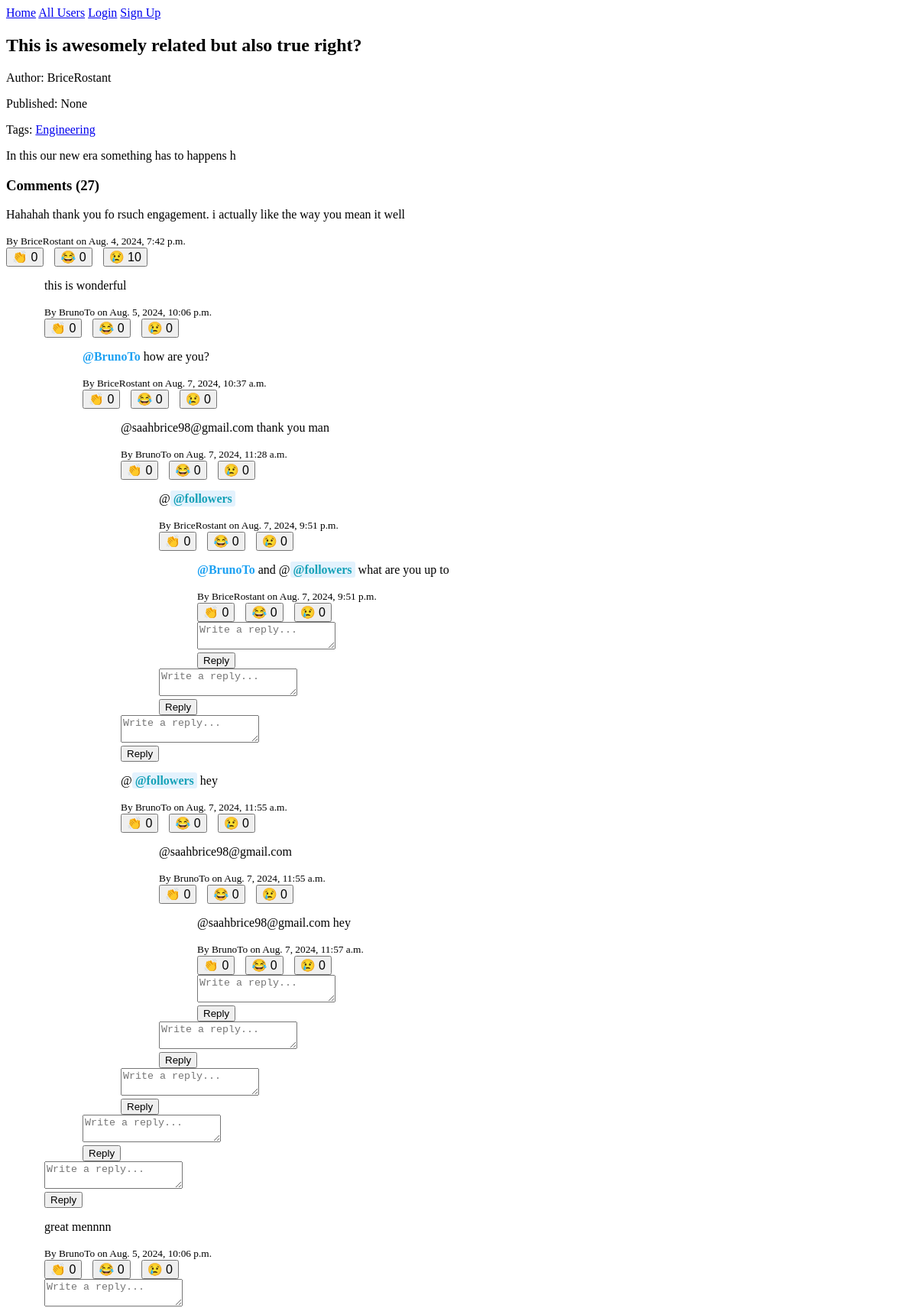
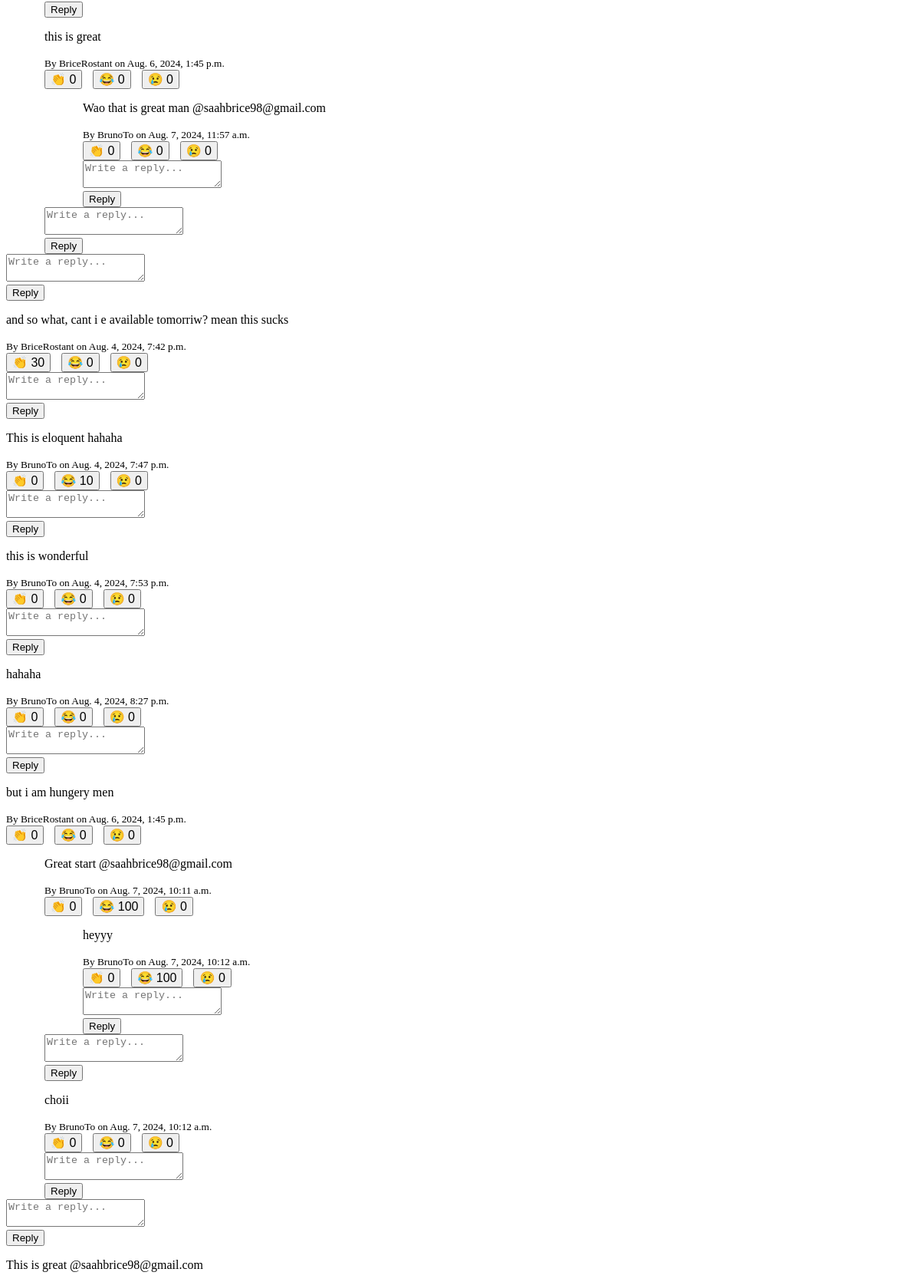
/articles/1/ (upper part), run on the app's committed database (2 pictures, top to bottom).
### articles/models.py (models this page shows, shortened)
class Article(models.Model):
    title = models.CharField(max_length=200)
    content = models.TextField()
    author = models.ForeignKey(settings.AUTH_USER_MODEL, on_delete=models.CASCADE)
    created_at = models.DateTimeField(auto_now_add=True)
    updated_at = models.DateTimeField(auto_now=True)
    published_at = models.DateTimeField(null=True, blank=True)
    status = models.CharField(max_length=10, choices=[('draft', 'Draft'), ('published', 'Published')], default='draft')
    language = models.CharField(max_length=2, choices=[('EN', 'English'), ('FR', 'French')])
    tags = TaggableManager()
    bookmarks = models.ManyToManyField(settings.AUTH_USER_MODEL, related_name='bookmarked_articles', blank=True)
    def get_content_as_html(self):
        try:
            content_json = json.loads(self.content)
            html = ""
            for block in content_json['blocks']:
                if block['type'] == 'header':
                    html += f"<h{block['data']['level']}>{block['data']['text']}</h{block['data']['level']}>"
                elif block['type'] == 'paragraph':
                    html += f"<p>{block['data']['text']}</p>"
                elif block['type'] == 'list':
                    list_type = 'ol' if block['data']['style'] == 'ordered' else 'ul'
                    html += f"<{list_type}>"
                    for item in block['data']['items']:
                        html += f"<li>{item}</li>"
                    html += f"</{list_type}>"
            return html
        except json.JSONDecodeError:
            return self.content
    @property
    def comment_count(self):
        return self.comments.count()

class Comment(models.Model):
    article = models.ForeignKey(Article, on_delete=models.CASCADE, related_name='comments')
    author = models.ForeignKey(settings.AUTH_USER_MODEL, on_delete=models.CASCADE)
    content = models.TextField()
    created_at = models.DateTimeField(auto_now_add=True)
    parent = models.ForeignKey('self', null=True, blank=True, on_delete=models.CASCADE, related_name='replies')
    mentioned_users = models.ManyToManyField(settings.AUTH_USER_MODEL, through='Mention', related_name='mentioned_in')
    @property
    def clap_count(self):
        return self.reactions.filter(reaction_type='clap').aggregate(total=models.Sum('count'))['total'] or 0
    @property
    def laugh_count(self):
        return self.reactions.filter(reaction_type='laugh').aggregate(total=models.Sum('count'))['total'] or 0
    @property
    def sad_count(self):
        return self.reactions.filter(reaction_type='sad').aggregate(total=models.Sum('count'))['total'] or 0

### users/models.py (models this page shows, shortened)
class User(AbstractUser):
    bio = models.TextField(max_length=500, blank=True)
    profile_picture = models.ImageField(upload_to='profile_pics/', blank=True, null=True)
    date_joined = models.DateTimeField(auto_now_add=True)
    location = models.CharField(max_length=100, blank=True)
    website = models.URLField(max_length=200, blank=True)
    following = models.ManyToManyField('self', symmetrical=False, related_name='followers')
    blocked_users = models.ManyToManyField('self', symmetrical=False, related_name='blocked_by')
    is_verified = models.BooleanField(default=False)
    is_premium = models.BooleanField(default=False)
    @property
    def is_writer(self):
        article_count = self.article_set.count()
        follower_count = self.followers.count()
        if article_count >= 12 and follower_count >= 5:
            total_reactions = sum(
                article.reactions.aggregate(total=Sum('count'))['total'] or 0
                for article in self.article_set.all()
            )
            return total_reactions >= 1000
        return False

### articles/views.py (the view, shortened to what this page needs)
# urls.py: path('<int:pk>/', ArticleDetailView.as_view(), name='article_detail'),
class ArticleDetailView(DetailView):
    model = Article
    template_name = 'articles/article_detail.html'
    context_object_name = 'article'
    def get_context_data(self, **kwargs):
        context = super().get_context_data(**kwargs)
        return context

### articles/templatetags/article_tags.py (called while the page is built)
@register.filter
def get_comment_reaction_count(Comment, reaction_type):
    return getattr(Comment, f"{reaction_type}_count")

@register.filter
def split(value, key):
    return value.split(key)

### articles/templatetags/comment_tags.py (called while the page is built)
@register.filter
def render_mentions(value):
    mention_pattern = r'@(\w+)'
    def replace_mention(match):
        username = match.group(1)
        if username == 'followers':
            return '<span class="mention-followers">@followers</span>'
        user = User.objects.filter(username=username).first()
        if user:
            url = reverse('user_profile', kwargs={'username': username})
            return f'<a href="{url}" class="mention-user">@{username}</a>'
        return f'@{username}'
    return mark_safe(re.sub(mention_pattern, replace_mention, value))

### templates/articles/article_detail.html (shortened to what this page needs)
{% extends "base.html" %}
{% load static %}
{% load article_tags %}
{% load comment_tags %}
{% block extra_css %}
<link rel="stylesheet" href="{% static 'css/reaction.css' %}">
<link rel="stylesheet" href="{% static 'css/tribute.css' %}">
<link rel="stylesheet" href="{% static 'css/mentions.css' %}">
{% endblock %}
{% block content %}
<h2>{{ article.title }}</h2>
<p>Author: {{ article.author.username }}
    </p>
<p>Published: {{ article.published_at }}</p>
<p>Tags: {% for tag in article.tags.all %}
    <a href="{% url 'article_by_tag' tag.slug %}">{{ tag.name }}</a>{% if not forloop.last %}, {% endif %}
{% endfor %}</p>
<div>{{ article.get_content_as_html|safe }}</div>
<h3>Comments (<span id="comment-count">{{ article.comment_count }}</span>)</h3>
<div id="comments-section">
{% for comment in article.comments.all %}
    {% if not comment.parent %}
        {% include "articles/comment.html" with comment=comment %}
    {% endif %}
{% empty %}
    <p>No comments yet.</p>
{% endfor %}
</div>
{% endblock %}

### templates/articles/comment.html (shortened to what this page needs)
{% load comment_tags %}
{% load article_tags %}
<div class="comment" id="comment-{{ comment.id }}">
    <p>{{ comment.content|render_mentions }}</p>
    <small>By {{ comment.author.username }} on {{ comment.created_at }}</small>
    <div class="comment-reactions" data-comment-id="{{ comment.id }}">
        {% for reaction_type in "clap,laugh,sad"|split:"," %}
            <div class="comment-reaction-container">
                <button class="comment-reaction" data-type="{{ reaction_type }}" data-comment-id="{{ comment.id }}">
                    {% if reaction_type == "clap" %}👏
                    {% elif reaction_type == "laugh" %}😂
                    {% elif reaction_type == "sad" %}😢
                    {% endif %}
                    <span class="{{ reaction_type }}-count">{{ comment|get_comment_reaction_count:reaction_type }}</span>
                </button>
            </div>
        {% endfor %}
    </div>
    <div class="replies" style="margin-left: 50px;">
        {% for reply in comment.replies.all %}
            {% include "articles/comment.html" with comment=reply %}
        {% endfor %}
    </div>
    <form method="post" action="{% url 'add_reply' comment.id %}" class="reply-form">
        <textarea name="content" placeholder="Write a reply..." class="mention-input"></textarea>
        <button type="submit">Reply</button>
    </form>
</div>

### static/css/reaction.css (style rules this page uses)
.comment-reaction-container { display: inline-block; position: relative; margin-right: 10px; }
.comment-reaction { font-size: 16px; cursor: pointer; }

### static/css/mentions.css (style rules this page uses)
.mention-user { color: #1DA1F2; font-weight: bold; text-decoration: none; transition: color 0.2s ease; }
.mention-followers { color: #17a2b8; font-weight: bold; background-color: #e3f2fd; padding: 2px 4px; border-radius: 3px; }

### data on the page
Article: title "This is awesomely related but also true right?", author.username "BriceRostant", published_at "None", get_content_as_html "In this our new era something has to happens h", comment_count "27"
Tag: name "Engineering"
Comment: content|render_mentions "Hahahah thank you fo rsuch engagement. i actually like the way you mean it well", author.username "BriceRostant", created_at "Aug. 4, 2024, 7:42 p.m.", id "0" "0" "10"
Comment: content|render_mentions "this is wonderful", author.username "BrunoTo", created_at "Aug. 5, 2024, 10:06 p.m.", id "0" "0" "0"
Comment: content|render_mentions "@BrunoTo how are you?", author.username "BriceRostant", created_at "Aug. 7, 2024, 10:37 a.m.", id "0" "0" "0"
Comment: content|render_mentions "@saahbrice98@gmail.com thank you man", author.username "BrunoTo", created_at "Aug. 7, 2024, 11:28 a.m.", id "0" "0" "0"
Comment: content|render_mentions "@ @followers", author.username "BriceRostant", created_at "Aug. 7, 2024, 9:51 p.m.", id "0" "0" "0"
Comment: content|render_mentions "@BrunoTo and @ @followers what are you up to", author.username "BriceRostant", created_at "Aug. 7, 2024, 9:51 p.m.", id "0" "0" "0"
Comment: content|render_mentions "@ @followers hey", author.username "BrunoTo", created_at "Aug. 7, 2024, 11:55 a.m.", id "0" "0" "0"
Comment: content|render_mentions "@saahbrice98@gmail.com", author.username "BrunoTo", created_at "Aug. 7, 2024, 11:55 a.m.", id "0" "0" "0"
Comment: content|render_mentions "@saahbrice98@gmail.com hey", author.username "BrunoTo", created_at "Aug. 7, 2024, 11:57 a.m.", id "0" "0" "0"
Comment: content|render_mentions "great mennnn", author.username "BrunoTo", created_at "Aug. 5, 2024, 10:06 p.m.", id "0" "0" "0"
Comment: content|render_mentions "this is great", author.username "BriceRostant", created_at "Aug. 6, 2024, 1:45 p.m.", id "0" "0" "0"
Comment: content|render_mentions "Wao that is great man @saahbrice98@gmail.com", author.username "BrunoTo", created_at "Aug. 7, 2024, 11:57 a.m.", id "0" "0" "0"
Comment: content|render_mentions "and so what, cant i e available tomorriw? mean this sucks", author.username "BriceRostant", created_at "Aug. 4, 2024, 7:42 p.m.", id "30" "0" "0"
Comment: content|render_mentions "This is eloquent hahaha", author.username "BrunoTo", created_at "Aug. 4, 2024, 7:47 p.m.", id "0" "10" "0"
Comment: content|render_mentions "this is wonderful", author.username "BrunoTo", created_at "Aug. 4, 2024, 7:53 p.m.", id "0" "0" "0"
Comment: content|render_mentions "hahaha", author.username "BrunoTo", created_at "Aug. 4, 2024, 8:27 p.m.", id "0" "0" "0"
Comment: content|render_mentions "but i am hungery men", author.username "BriceRostant", created_at "Aug. 6, 2024, 1:45 p.m.", id "0" "0" "0"
Comment: content|render_mentions "Great start @saahbrice98@gmail.com", author.username "BrunoTo", created_at "Aug. 7, 2024, 10:11 a.m.", id "0" "100" "0"
Comment: content|render_mentions "heyyy", author.username "BrunoTo", created_at "Aug. 7, 2024, 10:12 a.m.", id "0" "100" "0"
Comment: content|render_mentions "choii", author.username "BrunoTo", created_at "Aug. 7, 2024, 10:12 a.m.", id "0" "0" "0"
Comment: content|render_mentions "This is great @saahbrice98@gmail.com"
